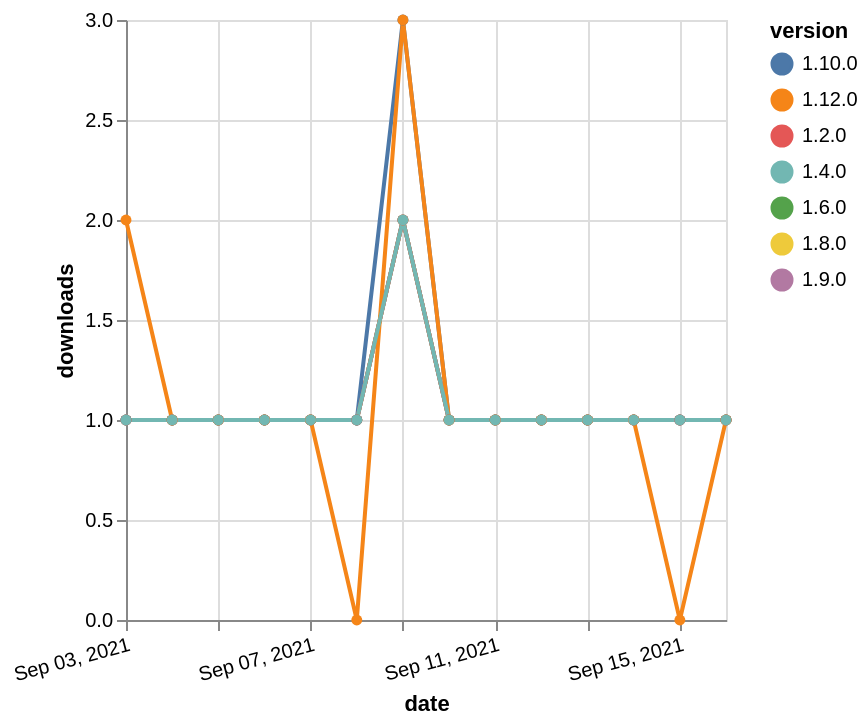

Describe this chart as a Vega-Lite specification.
### Vega-Lite specification from a JSON file in a GitHub repository (floating-point values rounded to 4 significant figures)
{"$schema": "https://vega.github.io/schema/vega-lite/v5.json", "description": "A simple bar chart with embedded data.", "data": {"values": [{"date": "2021-09-03", "total": 173, "delta": 1, "version": "1.6.0"}, {"date": "2021-09-04", "total": 174, "delta": 1, "version": "1.6.0"}, {"date": "2021-09-05", "total": 175, "delta": 1, "version": "1.6.0"}, {"date": "2021-09-06", "total": 176, "delta": 1, "version": "1.6.0"}, {"date": "2021-09-07", "total": 177, "delta": 1, "version": "1.6.0"}, {"date": "2021-09-08", "total": 178, "delta": 1, "version": "1.6.0"}, {"date": "2021-09-09", "total": 180, "delta": 2, "version": "1.6.0"}, {"date": "2021-09-10", "total": 181, "delta": 1, "version": "1.6.0"}, {"date": "2021-09-11", "total": 182, "delta": 1, "version": "1.6.0"}, {"date": "2021-09-12", "total": 183, "delta": 1, "version": "1.6.0"}, {"date": "2021-09-13", "total": 184, "delta": 1, "version": "1.6.0"}, {"date": "2021-09-14", "total": 185, "delta": 1, "version": "1.6.0"}, {"date": "2021-09-15", "total": 186, "delta": 1, "version": "1.6.0"}, {"date": "2021-09-16", "total": 187, "delta": 1, "version": "1.6.0"}, {"date": "2021-09-03", "total": 144, "delta": 1, "version": "1.8.0"}, {"date": "2021-09-04", "total": 145, "delta": 1, "version": "1.8.0"}, {"date": "2021-09-05", "total": 146, "delta": 1, "version": "1.8.0"}, {"date": "2021-09-06", "total": 147, "delta": 1, "version": "1.8.0"}, {"date": "2021-09-07", "total": 148, "delta": 1, "version": "1.8.0"}, {"date": "2021-09-08", "total": 149, "delta": 1, "version": "1.8.0"}, {"date": "2021-09-09", "total": 151, "delta": 2, "version": "1.8.0"}, {"date": "2021-09-10", "total": 152, "delta": 1, "version": "1.8.0"}, {"date": "2021-09-11", "total": 153, "delta": 1, "version": "1.8.0"}, {"date": "2021-09-12", "total": 154, "delta": 1, "version": "1.8.0"}, {"date": "2021-09-13", "total": 155, "delta": 1, "version": "1.8.0"}, {"date": "2021-09-14", "total": 156, "delta": 1, "version": "1.8.0"}, {"date": "2021-09-15", "total": 157, "delta": 1, "version": "1.8.0"}, {"date": "2021-09-16", "total": 158, "delta": 1, "version": "1.8.0"}, {"date": "2021-09-03", "total": 138, "delta": 1, "version": "1.9.0"}, {"date": "2021-09-04", "total": 139, "delta": 1, "version": "1.9.0"}, {"date": "2021-09-05", "total": 140, "delta": 1, "version": "1.9.0"}, {"date": "2021-09-06", "total": 141, "delta": 1, "version": "1.9.0"}, {"date": "2021-09-07", "total": 142, "delta": 1, "version": "1.9.0"}, {"date": "2021-09-08", "total": 143, "delta": 1, "version": "1.9.0"}, {"date": "2021-09-09", "total": 145, "delta": 2, "version": "1.9.0"}, {"date": "2021-09-10", "total": 146, "delta": 1, "version": "1.9.0"}, {"date": "2021-09-11", "total": 147, "delta": 1, "version": "1.9.0"}, {"date": "2021-09-12", "total": 148, "delta": 1, "version": "1.9.0"}, {"date": "2021-09-13", "total": 149, "delta": 1, "version": "1.9.0"}, {"date": "2021-09-14", "total": 150, "delta": 1, "version": "1.9.0"}, {"date": "2021-09-15", "total": 151, "delta": 1, "version": "1.9.0"}, {"date": "2021-09-16", "total": 152, "delta": 1, "version": "1.9.0"}, {"date": "2021-09-03", "total": 171, "delta": 1, "version": "1.10.0"}, {"date": "2021-09-04", "total": 172, "delta": 1, "version": "1.10.0"}, {"date": "2021-09-05", "total": 173, "delta": 1, "version": "1.10.0"}, {"date": "2021-09-06", "total": 174, "delta": 1, "version": "1.10.0"}, {"date": "2021-09-07", "total": 175, "delta": 1, "version": "1.10.0"}, {"date": "2021-09-08", "total": 176, "delta": 1, "version": "1.10.0"}, {"date": "2021-09-09", "total": 179, "delta": 3, "version": "1.10.0"}, {"date": "2021-09-10", "total": 180, "delta": 1, "version": "1.10.0"}, {"date": "2021-09-11", "total": 181, "delta": 1, "version": "1.10.0"}, {"date": "2021-09-12", "total": 182, "delta": 1, "version": "1.10.0"}, {"date": "2021-09-13", "total": 183, "delta": 1, "version": "1.10.0"}, {"date": "2021-09-14", "total": 184, "delta": 1, "version": "1.10.0"}, {"date": "2021-09-15", "total": 185, "delta": 1, "version": "1.10.0"}, {"date": "2021-09-16", "total": 186, "delta": 1, "version": "1.10.0"}, {"date": "2021-09-03", "total": 206, "delta": 1, "version": "1.2.0"}, {"date": "2021-09-04", "total": 207, "delta": 1, "version": "1.2.0"}, {"date": "2021-09-05", "total": 208, "delta": 1, "version": "1.2.0"}, {"date": "2021-09-06", "total": 209, "delta": 1, "version": "1.2.0"}, {"date": "2021-09-07", "total": 210, "delta": 1, "version": "1.2.0"}, {"date": "2021-09-08", "total": 211, "delta": 1, "version": "1.2.0"}, {"date": "2021-09-09", "total": 213, "delta": 2, "version": "1.2.0"}, {"date": "2021-09-10", "total": 214, "delta": 1, "version": "1.2.0"}, {"date": "2021-09-11", "total": 215, "delta": 1, "version": "1.2.0"}, {"date": "2021-09-12", "total": 216, "delta": 1, "version": "1.2.0"}, {"date": "2021-09-13", "total": 217, "delta": 1, "version": "1.2.0"}, {"date": "2021-09-14", "total": 218, "delta": 1, "version": "1.2.0"}, {"date": "2021-09-15", "total": 219, "delta": 1, "version": "1.2.0"}, {"date": "2021-09-16", "total": 220, "delta": 1, "version": "1.2.0"}, {"date": "2021-09-03", "total": 121, "delta": 2, "version": "1.12.0"}, {"date": "2021-09-04", "total": 122, "delta": 1, "version": "1.12.0"}, {"date": "2021-09-05", "total": 123, "delta": 1, "version": "1.12.0"}, {"date": "2021-09-06", "total": 124, "delta": 1, "version": "1.12.0"}, {"date": "2021-09-07", "total": 125, "delta": 1, "version": "1.12.0"}, {"date": "2021-09-08", "total": 125, "delta": 0, "version": "1.12.0"}, {"date": "2021-09-09", "total": 128, "delta": 3, "version": "1.12.0"}, {"date": "2021-09-10", "total": 129, "delta": 1, "version": "1.12.0"}, {"date": "2021-09-11", "total": 130, "delta": 1, "version": "1.12.0"}, {"date": "2021-09-12", "total": 131, "delta": 1, "version": "1.12.0"}, {"date": "2021-09-13", "total": 132, "delta": 1, "version": "1.12.0"}, {"date": "2021-09-14", "total": 133, "delta": 1, "version": "1.12.0"}, {"date": "2021-09-15", "total": 133, "delta": 0, "version": "1.12.0"}, {"date": "2021-09-16", "total": 134, "delta": 1, "version": "1.12.0"}, {"date": "2021-09-03", "total": 282, "delta": 1, "version": "1.4.0"}, {"date": "2021-09-04", "total": 283, "delta": 1, "version": "1.4.0"}, {"date": "2021-09-05", "total": 284, "delta": 1, "version": "1.4.0"}, {"date": "2021-09-06", "total": 285, "delta": 1, "version": "1.4.0"}, {"date": "2021-09-07", "total": 286, "delta": 1, "version": "1.4.0"}, {"date": "2021-09-08", "total": 287, "delta": 1, "version": "1.4.0"}, {"date": "2021-09-09", "total": 289, "delta": 2, "version": "1.4.0"}, {"date": "2021-09-10", "total": 290, "delta": 1, "version": "1.4.0"}, {"date": "2021-09-11", "total": 291, "delta": 1, "version": "1.4.0"}, {"date": "2021-09-12", "total": 292, "delta": 1, "version": "1.4.0"}, {"date": "2021-09-13", "total": 293, "delta": 1, "version": "1.4.0"}, {"date": "2021-09-14", "total": 294, "delta": 1, "version": "1.4.0"}, {"date": "2021-09-15", "total": 295, "delta": 1, "version": "1.4.0"}, {"date": "2021-09-16", "total": 296, "delta": 1, "version": "1.4.0"}]}, "width": "container", "mark": {"type": "line", "point": {"filled": true}}, "encoding": {"x": {"field": "date", "type": "temporal", "timeUnit": "yearmonthdate", "title": "date", "axis": {"labelAngle": -15}}, "y": {"field": "delta", "type": "quantitative", "title": "downloads"}, "color": {"field": "version", "type": "nominal"}, "tooltip": {"field": "delta"}}}
